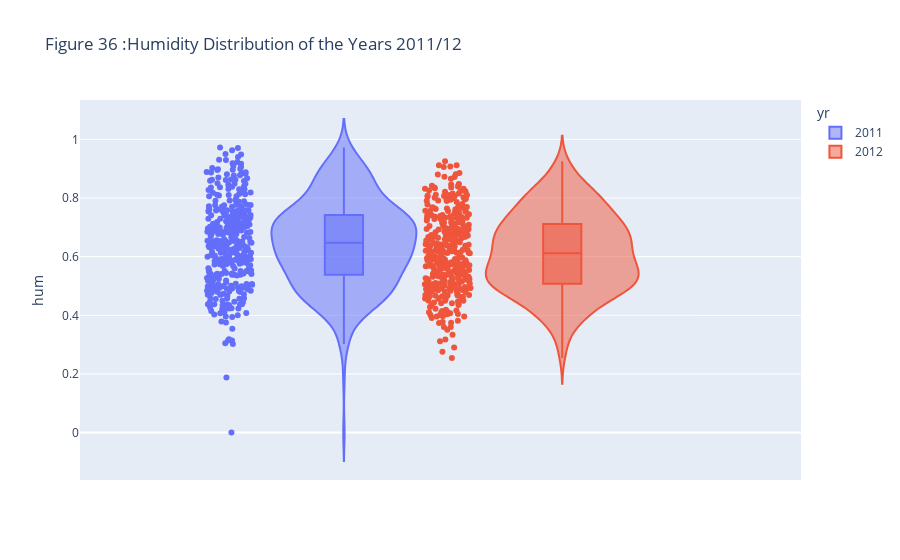

Notebook source saved alongside this figure:
### Markdown cell above
### Violin Plots 
violin plots are used to represent comparison of a weahter input distribution (or sample distribution) across the years 2011 and 2012.

### Code cell
# Violin plots for Humidity distribution
ViolinFig=px.violin(y_X, y='hum', box=True, color='yr', hover_data=y_X.columns,points='all',
                    title="Figure " + str(FigCounter) + " :Humidity Distribution of the Years 2011/12 ")
ViolinFig.show()
FigCounter=FigCounter+1

### Figure 1 — Plotly figure (JSON) as saved in the notebook; plotly's stock layout.template omitted (floating-point values rounded to 4 significant figures; data arrays with more than 128 entries replaced by an {"elided": "..."} marker saying what was removed)
{"data": [{"alignmentgroup": "True", "box": {"visible": true}, "customdata": {"elided": "365x13 float values"}, "hovertemplate": "yr=%{customdata[0]}<br>hum=%{y}<br>mnth=%{customdata[1]}<br>holiday=%{customdata[2]}<br>weekday=%{customdata[3]}<br>workingday=%{customdata[4]}<br>weathersit=%{customdata[5]}<br>temp=%{customdata[6]}<br>atemp=%{customdata[7]}<br>windspeed=%{customdata[8]}<br>spring=%{customdata[9]}<br>summer=%{customdata[10]}<br>fall=%{customdata[11]}<br>winter=%{customdata[12]}<extra></extra>", "legendgroup": "2011", "marker": {"color": "#636efa"}, "name": "2011", "offsetgroup": "2011", "orientation": "v", "points": "all", "scalegroup": "True", "showlegend": true, "type": "violin", "x0": " ", "xaxis": "x", "y": {"elided": "365 float values"}, "y0": " ", "yaxis": "y"}, {"alignmentgroup": "True", "box": {"visible": true}, "customdata": {"elided": "366x13 float values"}, "hovertemplate": "yr=%{customdata[0]}<br>hum=%{y}<br>mnth=%{customdata[1]}<br>holiday=%{customdata[2]}<br>weekday=%{customdata[3]}<br>workingday=%{customdata[4]}<br>weathersit=%{customdata[5]}<br>temp=%{customdata[6]}<br>atemp=%{customdata[7]}<br>windspeed=%{customdata[8]}<br>spring=%{customdata[9]}<br>summer=%{customdata[10]}<br>fall=%{customdata[11]}<br>winter=%{customdata[12]}<extra></extra>", "legendgroup": "2012", "marker": {"color": "#EF553B"}, "name": "2012", "offsetgroup": "2012", "orientation": "v", "points": "all", "scalegroup": "True", "showlegend": true, "type": "violin", "x0": " ", "xaxis": "x", "y": {"elided": "366 float values"}, "y0": " ", "yaxis": "y"}], "layout": {"legend": {"title": {"text": "yr"}, "tracegroupgap": 0}, "title": {"text": "Figure 36 :Humidity Distribution of the Years 2011/12 "}, "violinmode": "group", "xaxis": {"anchor": "y", "domain": [0, 1]}, "yaxis": {"anchor": "x", "domain": [0, 1], "title": {"text": "hum"}}}}
